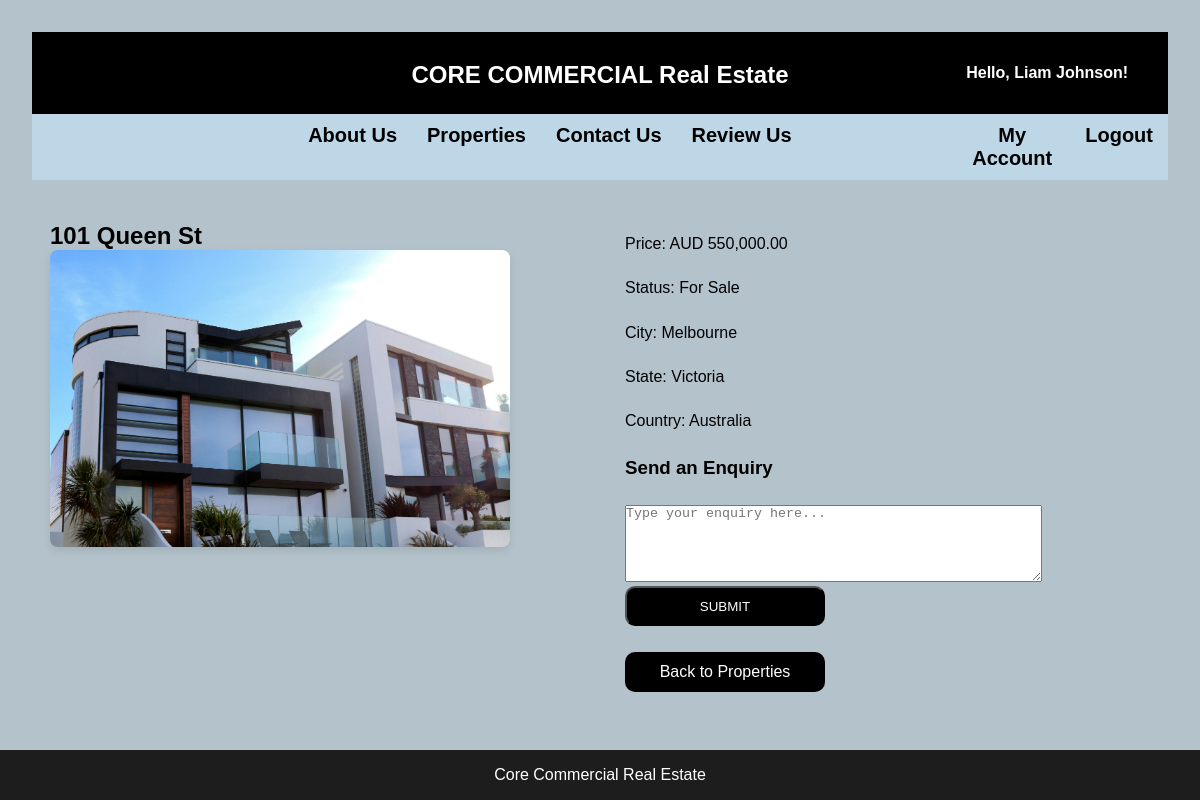
Page /customer/property-details.php?id=1 (signed in) on the committed database.
### tables this page shows
CREATE TABLE IF NOT EXISTS properties (
    id INT AUTO_INCREMENT PRIMARY KEY,
    owner_id INT NOT NULL,
    agent_id INT,
    type_id INT NOT NULL,
    address VARCHAR(255) NOT NULL,
    price DECIMAL(10, 2) NOT NULL,
    status ENUM('For Sale', 'For Rent', 'Sold') NOT NULL,
    city VARCHAR(50) NOT NULL,
    state VARCHAR(50) NOT NULL,
    country VARCHAR(50) NOT NULL,
    image VARCHAR(255),  
    FOREIGN KEY (owner_id) REFERENCES users(id) ON DELETE CASCADE, 
    FOREIGN KEY (agent_id) REFERENCES agents(id) ON DELETE SET NULL,
    FOREIGN KEY (type_id) REFERENCES property_types(id) ON DELETE CASCADE
);

### customer/property-details.php (the view, shortened to what this page needs)
<?php
require_once('../includes/view-functions.php');
if (isset($_GET['id'])) {
    $stmt = $pdo->prepare("SELECT * FROM properties WHERE id = :id");
    $stmt->execute(['id' => htmlspecialchars($_GET['id'])]);
    $property = $stmt->fetch(PDO::FETCH_ASSOC);
} else {
    die("Invalid property ID.");
}
?>
<!DOCTYPE html>
<html lang="en">
<head>
    <link rel="stylesheet" href="../assets/css/style.css">
</head>
<body class="properties">
    <header class="navbar">
            <nav class="nav-bar-container">
                <div class="nav-left">
                    <h1><b>CORE COMMERCIAL</b> Real Estate</h1>
                </div>
                <div class="nav-right">
                    <?php if (isset($_SESSION['user_id'])): ?>
                        <span id="greeting">Hello, <?php echo htmlspecialchars($_SESSION['name']); ?>!</span>
                    <?php endif; ?>
                </div>
            </nav>
            <nav class="nav-links">
                <ul>
                <div class="centered-links">
                        <li><a href="../about.php">About Us</a></li>
                        <li><a href="properties.php">Properties</a></li>
                        <li><a href="../contact.php">Contact Us</a></li>
                        <li><a href="review.php">Review Us</a></li>
                    </div>
                    <div class="right-hand-links">
                        <?php if (isset($_SESSION['user_id'])): ?>
                            <li><a href="../my_account.php">My Account</a></li>
                            <li><a href="../logout.php">Logout</a></li>
                        <?php else: ?>
                            <li><a href="login.php" class="accesslink">LOGIN</a></li>
                            <li><a href="signup-customer-admin.php" class="accesslink">REGISTER</a></li>
                        <?php endif; ?>
                    </div>
                </ul>
            </nav>
        </header>
    <main class="property-details-container">
            <div class="property-details-img">
                <h2><?php echo htmlspecialchars($property['address']); ?></h2>
                <div class="property-image">
                    <img src="../<?php echo htmlspecialchars($property['image']); ?>" alt="<?php echo htmlspecialchars($property['address']); ?>" style="width: 100%; max-width: 600px; height: auto; border-radius: 8px; box-shadow: 0 4px 8px rgba(0,0,0,0.1);">
                </div>
            </div>
            <div class="property-details-info">
                <p>Price: AUD <?php echo number_format($property['price'], 2); ?></p>
                <p>Status: <?php echo htmlspecialchars($property['status']); ?></p>
                <p>City: <?php echo htmlspecialchars($property['city']); ?></p>
                <p>State: <?php echo htmlspecialchars($property['state']); ?></p>
                <p>Country: <?php echo htmlspecialchars($property['country']); ?></p>
                <h3>Send an Enquiry</h3>
                <form action="property-details.php?id=<?php echo htmlspecialchars($property['id']); ?>" method="POST">
                    <textarea name="enquiry_text" rows="5" cols="50" placeholder="Type your enquiry here..." required></textarea>
                    <br>
                    <button type="submit" class="details-button">SUBMIT</button>
                </form>
                <a href="properties.php" class="details-button">Back to Properties</a><br>
            </div>
            <br>
    </main>
    <footer>
        <p>Core Commercial Real Estate</p>
    </footer>
</body>
</html>

### assets/css/style.css (style rules this page uses)
* { margin: 0; padding: 0; box-sizing: border-box; }
html, body { height: 100%; width: 100%; overflow-x: hidden; display: flex; flex-direction: column; }
header { color: white; padding: 2rem; font-family: 'Lucida Sans', 'Lucida Sans Regular', 'Lucida Grande', 'Lucida Sans Unicode', Geneva, Verdana, sans-serif; text-align: center; width: 100%; z-index: 1; position: relative; }
nav ul { list-style: none; display: flex; padding: 1rem; font-size: 20px; }
nav ul li { margin: 0 1rem; }
nav ul li a { color: rgb(0, 0, 0); text-decoration: none; transition: color 0.3s; }
nav h1 { padding-bottom: 15px; padding-top: 19px; background-color: black; color: white; text-align: center; position: relative; }
.centered-links { display: flex; width: 90%; justify-content: center; padding-left: 10%; }
.right-hand-links { display: flex; flex-direction: row; }
#greeting { color: white; font-weight: bold; position: absolute; right: 20px; top: 50%; transform: translateY(-50%); white-space: nowrap; }
.nav-right { position: absolute; right: 20px; }
.nav-left h1 { margin: 0; font-size: 24px; text-align: center; }
.nav-links { background-color: rgba(191, 218, 233, 0.9); padding: 10px 0; text-align: center; }
.nav-links ul { margin: 0; padding: 0; list-style: none; }
.nav-links ul li { display: inline; margin: 0 15px; }
.nav-links ul li a { text-decoration: none; color: black; font-weight: bold; }
.nav-bar-container { display: flex; justify-content: center; align-items: center; background-color: #000; color: white; padding: 10px 0; position: relative; }
footer { background-color: rgba(24, 24, 24, 0.97); color: white; text-align: center; padding: 1rem; width: 100%; font-family: 'Lucida Sans', 'Lucida Sans Regular', 'Lucida Grande', 'Lucida Sans Unicode', Geneva, Verdana, sans-serif; }
.properties { background-color: rgba(113, 140, 157, 0.522); font-family: 'Lucida Sans', 'Lucida Sans Regular', 'Lucida Grande', 'Lucida Sans Unicode', Geneva, Verdana, sans-serif; }
.property-details-container { display: flex; flex-wrap: wrap; justify-content: space-between; gap: 20px; height: 68%; padding-top: 10px; padding-left: 50px; }
.property-details-img { width: 40%; height: 100%; }
.property-details-info { width: 40%; height: 100%; display: flex; flex-direction: column; justify-content: space-around; }
.details-button { width: 200px; height: 40px; border-radius: 10px; background-color: #000; color: white; display: flex; justify-content: center; align-items: center; text-decoration: none; }

### rows in the picture
properties: address "101 Queen St", image (picture), price "550,000.00", status "For Sale", city "Melbourne", state "Victoria", country "Australia"

### other values in the picture
$_SESSION['name'] "Liam Johnson"
